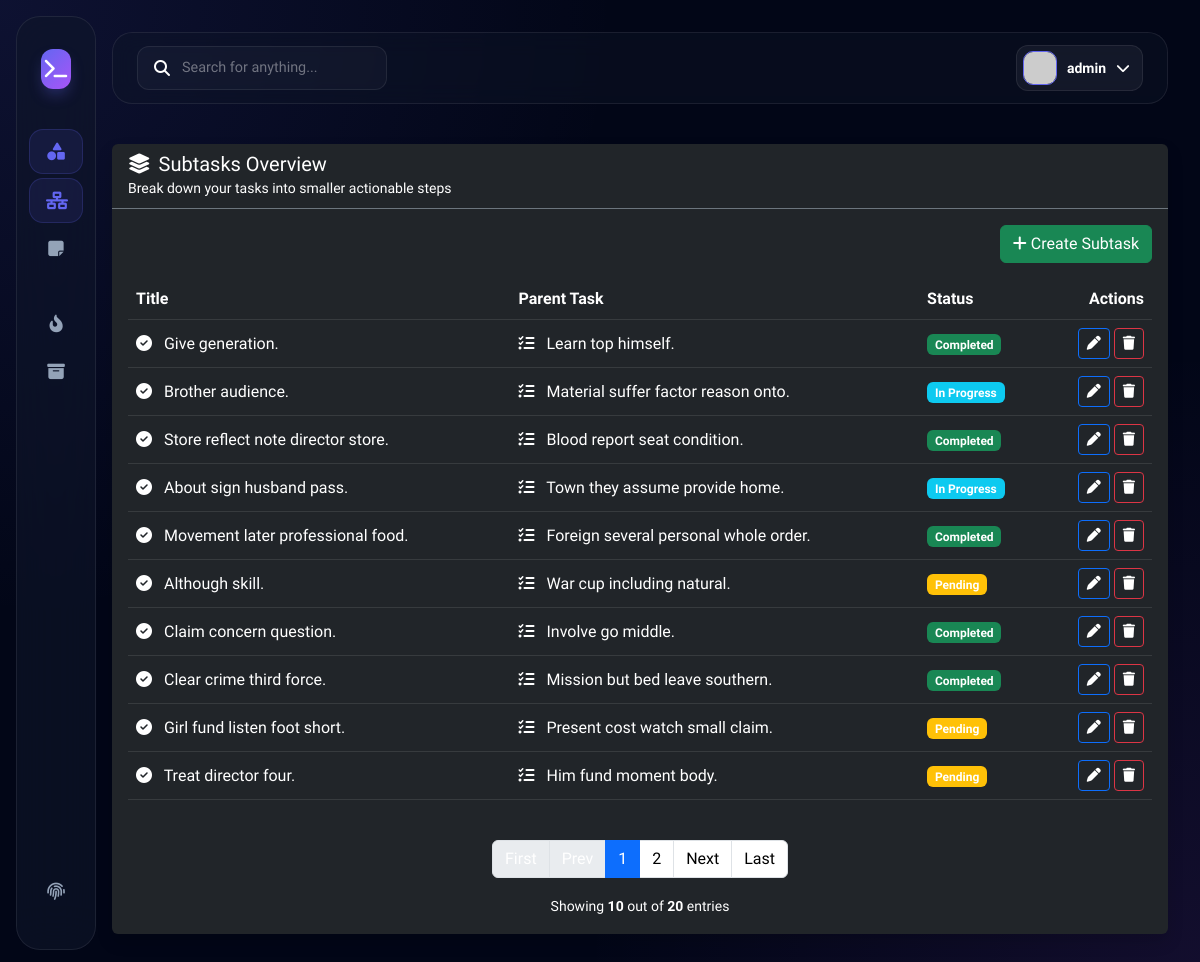
The app's page /subtask_list/ (signed in) with its own data.
### hangarinproj/models.py (models this page shows, shortened)
class BaseModel(models.Model):
    created_at = models.DateTimeField(auto_now_add=True)
    updated_at = models.DateTimeField(auto_now=True)
    class Meta:
        abstract = True

class SubTask(BaseModel):
    parent_task = models.ForeignKey(Task, on_delete=models.CASCADE)
    title = models.CharField(max_length=200)
    status = models.CharField(max_length=50, choices=STATUS_CHOICES, default="Pending")

class Task(BaseModel):
    title = models.CharField(max_length=200)
    description = models.TextField()
    deadline = models.DateTimeField(default=timezone.now)
    status = models.CharField(max_length=50, choices=STATUS_CHOICES, default="Pending")
    category = models.ForeignKey(Category, on_delete=models.CASCADE)
    priority = models.ForeignKey(Priority, on_delete=models.CASCADE)

### hangarinproj/views.py (the view)
# urls.py: path('subtask_list/', views.SubTaskList.as_view(), name='subtask-list'),
class SubTaskList(LoginRequiredMixin, ListView):
    model = SubTask
    context_object_name = 'subtasks'
    template_name = 'subtask_list.html'
    paginate_by = 10
    login_url = '/accounts/login/'

### templates/subtask_list.html (shortened to what this page needs)
{% extends 'base.html' %}
{% load static %}
{% block content %}
<div class="row">
    <div class="col-12">
        <div class="card bg-dark border-0 shadow">
            <div class="card-header border-bottom border-secondary">
                <h5 class="mb-0">
                    <i class="fas fa-layer-group me-2"></i>Subtasks Overview
                </h5>
                <small class="text-muted">
                    Break down your tasks into smaller actionable steps
                </small>
            </div>
            <div class="card-body">
                <div class="mb-3 text-end">
                    <a href="{% url 'subtask-add' %}" class="btn btn-success">
                        <i class="fas fa-plus me-1"></i>Create Subtask
                    </a>
                </div>
                <div class="table-responsive">
                    <table class="table table-dark table-hover align-middle">
                        <thead>
                            <tr>
                                <th>Title</th>
                                <th>Parent Task</th>
                                <th>Status</th>
                                <th class="text-end">Actions</th>
                            </tr>
                        </thead>
                        <tbody>
                            {% for subtask in object_list %}
                            <tr>
                                <td>
                                    <i class="fas fa-check-circle text-info me-2"></i>
                                    {{ subtask.title }}
                                </td>
                                <td>
                                    <i class="fas fa-tasks me-2 text-muted"></i>
                                    {{ subtask.parent_task.title }}
                                </td>
                                <td>
                                    {% if subtask.status == 'Completed' %}
                                        <span class="badge bg-success">Completed</span>
                                    {% elif subtask.status == 'In Progress' %}
                                        <span class="badge bg-info">In Progress</span>
                                    {% else %}
                                        <span class="badge bg-warning">Pending</span>
                                    {% endif %}
                                </td>
                                <td class="text-end">
                                    <a href="{% url 'subtask-update' subtask.id %}"
                                       class="btn btn-sm btn-outline-primary">
                                        <i class="fas fa-pen"></i>
                                    </a>
                                    <a href="{% url 'subtask-delete' subtask.id %}"
                                       class="btn btn-sm btn-outline-danger">
                                        <i class="fas fa-trash"></i>
                                    </a>
                                </td>
                            </tr>
                            {% endfor %}
                        </tbody>
                    </table>
                </div>
                {% include 'includes/pagination.html' %}
            </div>
        </div>
    </div>
</div>
{% endblock %}

### templates/base.html (shortened to what this page needs)
{% load static %}
{% load pwa %}
<!DOCTYPE html>
<html lang="en">
<head>
    <link href="https://cdn.jsdelivr.net/npm/bootstrap@5.3.0/dist/css/bootstrap.min.css" rel="stylesheet">
    <link rel="stylesheet" href="https://cdnjs.cloudflare.com/ajax/libs/font-awesome/6.5.0/css/all.min.css">
</head>
<body>
<div class="app-layout">
    <aside class="sidebar-wrapper">
        <a href="/" class="brand-box">
            <div class="brand-logo"><i class="fas fa-terminal"></i></div>
        </a>
        <nav class="flex-grow-1">
            <div class="nav-group">
                <a href="{% url 'task-list' %}" class="sidebar-link {% if 'task' in request.path %}active{% endif %}">
                    <i class="fas fa-shapes"></i>
                </a>
                <a href="{% url 'subtask-list' %}" class="sidebar-link {% if 'subtask' in request.path %}active{% endif %}">
                    <i class="fas fa-network-wired"></i>
                </a>
                <a href="{% url 'note-list' %}" class="sidebar-link {% if 'note' in request.path %}active{% endif %}">
                    <i class="fas fa-sticky-note"></i>
                </a>
            </div>
            <div class="nav-group">
                <a href="{% url 'priority-list' %}" class="sidebar-link">
                    <i class="fas fa-fire-alt"></i>
                </a>
                <a href="{% url 'category-list' %}" class="sidebar-link">
                    <i class="fas fa-box-archive"></i>
                </a>
            </div>
        </nav>
        <div class="system-nav mt-auto pt-4">
            <a href="/admin/" class="sidebar-link">
                <i class="fas fa-fingerprint"></i>
            </a>
        </div>
    </aside>
    <main class="main-viewport">
        <header class="glass-header">
            <div class="search-bar">
                <i class="fas fa-search text-dim"></i>
                <input type="text" id="mainSearch" placeholder="Search for anything...">
            </div>
            <div class="d-flex align-items-center gap-4">
                <div class="dropdown">
                    <div class="profile-trigger" data-bs-toggle="dropdown">
                        <img src="https://ui-avatars.com/api/?name={{ user.username|default:'User' }}&background=6366f1&color=fff&bold=true" class="avatar">
                        <span class="d-none d-lg-inline fw-semibold small">{{ user.username|default:"Guest" }}</span>
                        <i class="fas fa-chevron-down small text-dim"></i>
                    </div>
                </div>
            </div>
        </header>
        <div class="content-container" id="searchableArea">
            {% block content %}
            {% endblock %}
        </div>
    </main>
</div>
</body>
</html>

### templates/base.html (style rules this page uses)
:root { --bg-deep: #020617; --accent-primary: #6366f1; --accent-secondary: #a855f7; --glass-card: rgba(15, 23, 42, 0.6); --glass-border: rgba(255, 255, 255, 0.08); --text-bright: #f8fafc; --text-dim: #94a3b8; --sidebar-width: 280px; --nav-glow: 0 0 20px rgba(99, 102, 241, 0.1); }
body, .content-container, .content-container *, .main-viewport h1, .main-viewport h2, .main-viewport p, .main-viewport span, .main-viewport label, .main-viewport td, .main-viewport th { color: #ffffff !important; }
input, select, textarea, .form-control, [type="text"], [type="search"] { color: #ffffff !important; background: rgba(255, 255, 255, 0.05) !important; border: 1px solid var(--glass-border) !important; }
input::placeholder { color: rgba(255, 255, 255, 0.4) !important; }
body { background-color: var(--bg-deep); background-image: radial-gradient(circle at 0% 0%, rgba(99, 102, 241, 0.12) 0, transparent 40%), radial-gradient(circle at 100% 100%, rgba(168, 85, 247, 0.1) 0, transparent 40%); color: var(--text-bright); font-family: 'Plus Jakarta Sans', sans-serif; min-height: 100vh; margin: 0; overflow-x: hidden; }
.sidebar-wrapper { position: fixed; top: 1rem; left: 1rem; bottom: 1rem; width: var(--sidebar-width); background: var(--glass-card); backdrop-filter: blur(24px); -webkit-backdrop-filter: blur(24px); border: 1px solid var(--glass-border); border-radius: 24px; display: flex; flex-direction: column; padding: 2rem 1.25rem; z-index: 1050; transition: all 0.4s cubic-bezier(0.4, 0, 0.2, 1); }
.brand-box { display: flex; align-items: center; gap: 14px; padding: 0 0.75rem 2.5rem; text-decoration: none; }
.brand-logo { width: 40px; height: 40px; background: linear-gradient(135deg, var(--accent-primary), var(--accent-secondary)); border-radius: 12px; display: flex; align-items: center; justify-content: center; color: white !important; font-size: 1.25rem; box-shadow: 0 8px 16px -4px rgba(99, 102, 241, 0.4); }
.nav-group { margin-bottom: 2rem; }
.sidebar-link { display: flex; align-items: center; gap: 12px; padding: 0.8rem 1rem; color: var(--text-dim) !important; text-decoration: none; border-radius: 14px; font-weight: 500; font-size: 0.95rem; transition: all 0.2s ease; margin-bottom: 4px; }
.sidebar-link i { font-size: 1.1rem; width: 24px; text-align: center; color: inherit !important; }
.sidebar-link.active { background: rgba(99, 102, 241, 0.1); color: var(--accent-primary) !important; border: 1px solid rgba(99, 102, 241, 0.2); }
.main-viewport { margin-left: calc(var(--sidebar-width) + 2rem); padding: 2rem 2rem 2rem 0; min-height: 100vh; }
.glass-header { background: rgba(15, 23, 42, 0.4); backdrop-filter: blur(12px); border: 1px solid var(--glass-border); border-radius: 20px; padding: 0.75rem 1.5rem; display: flex; align-items: center; justify-content: space-between; margin-bottom: 2.5rem; position: sticky; top: 1rem; z-index: 1000; }
.search-bar { background: rgba(255, 255, 255, 0.03); border: 1px solid var(--glass-border); border-radius: 12px; padding: 0.6rem 1rem; display: flex; align-items: center; gap: 10px; width: 400px; }
.search-bar input { background: transparent !important; border: none !important; color: white !important; width: 100%; outline: none; font-size: 0.9rem; }
.profile-trigger { background: rgba(255, 255, 255, 0.05); border: 1px solid var(--glass-border); border-radius: 12px; padding: 5px 12px 5px 6px; display: flex; align-items: center; gap: 10px; cursor: pointer; transition: all 0.2s; }
.avatar { width: 34px; height: 34px; border-radius: 10px; border: 1px solid var(--accent-primary); }
.content-container { animation: fadeIn 0.6s ease-out; }
@media (max-width: 1200px) { .sidebar-wrapper { width: 80px; padding: 2rem 0.75rem; } }
@media (max-width: 1200px) { .main-viewport { margin-left: calc(80px + 2rem); } }
@media (max-width: 1200px) { .search-bar { width: 250px; } }

### records on screen
SubTask: title "Give generation.", parent_task "Learn top himself.", status "Completed"
SubTask: title "Brother audience.", parent_task "Material suffer factor reason onto.", status "In Progress"
SubTask: title "Store reflect note director store.", parent_task "Blood report seat condition.", status "Completed"
SubTask: title "About sign husband pass.", parent_task "Town they assume provide home.", status "In Progress"
SubTask: title "Movement later professional food.", parent_task "Foreign several personal whole order.", status "Completed"
SubTask: title "Although skill.", parent_task "War cup including natural.", status "Pending"
SubTask: title "Claim concern question.", parent_task "Involve go middle.", status "Completed"
SubTask: title "Clear crime third force.", parent_task "Mission but bed leave southern.", status "Completed"
SubTask: title "Girl fund listen foot short.", parent_task "Present cost watch small claim.", status "Pending"
SubTask: title "Treat director four.", parent_task "Him fund moment body.", status "Pending"

### other values on screen
{{ user.username|default:"Guest" }} "admin"
{{ page_num }} "1"
{{ page_num }} "2"
{{ object_list|length }} "10"
{{ paginator.count }} "20"
